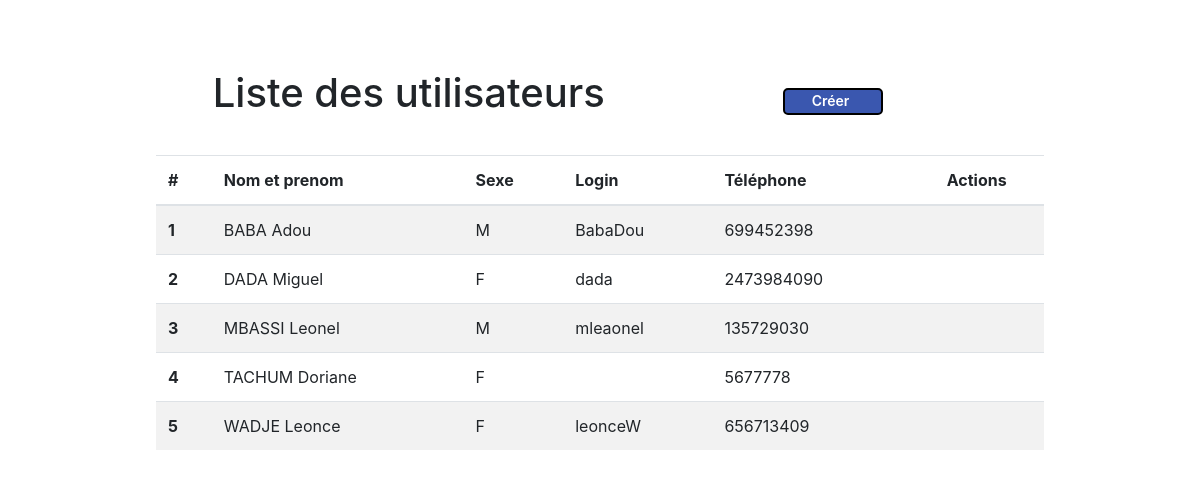
The page /tp4/index.php on the database its author committed.
### tables this page shows
CREATE TABLE IF NOT EXISTS `utilisateur` (
  `nom` varchar(30) NOT NULL,
  `prenom` varchar(30) DEFAULT NULL,
  `datenais` varchar(30) DEFAULT NULL,
  `email` varchar(30) DEFAULT NULL,
  `telephone` varchar(30) DEFAULT NULL,
  `pays` varchar(30) DEFAULT NULL,
  `sexe` varchar(30) DEFAULT NULL,
  `login` varchar(30) DEFAULT NULL,
  `mp` varchar(30) DEFAULT NULL,
  PRIMARY KEY (`nom`)
);

### tp4/index.php (the view, shortened to what this page needs)
<!DOCTYPE html>
<html>
<head>
  <link href="https://netdna.bootstrapcdn.com/font-awesome/3.1.1/css/font-awesome.css" rel="stylesheet">
  <link href="styles1.css" type="text/css" rel="stylesheet"/>
  <link href="bootstrap.min.css" type="text/css" rel="stylesheet"/>
</head>
<body>
<div class="container">
  <p style="margin-top:20px;">&nbsp;</p>
  <div style="width:80%; margin: 0px auto;">
  <div class="row">
    <div class="col-7">
      <h1 style="padding-bottom: 30px; padding-top:15px;">Liste des utilisateurs</h1>
    </div>
    <div class="col-3">
      <br/>
      <a href="create.html" class="boutton"> Créer </a>
    </div>
    <div class="col-2">
    <br/>
    </div>
  </div>
  <table class="table table-striped"  >
  <thead>
    <tr>
      <th scope="col-1">#</th>
      <th scope="col-4">Nom et prenom</th>
      <th scope="col-1">Sexe</th>
      <th scope="col-2">Login</th>
      <th scope="col-1">Téléphone</th>
      <th scope="col-1" style="text-align:center;">Actions</th>
    </tr>
  </thead>
  <tbody>
  <?php
    include('dbconnection.php');
    $ret=mysqli_query($con,"select * from utilisateur");
    $cnt=1;
    $row=mysqli_num_rows($ret);
    if($row>0){
    while ($row=mysqli_fetch_array($ret)) {
  ?>
    <tr>
      <th scope="row"><?php echo $cnt;?></th>
      <td><?php  echo $row['nom'];?> <?php  echo $row['prenom'];?></td>
      <td><?php  echo $row['sexe']=='Masculin' ? 'M' : 'F'; ?></td>
      <td><?php  echo $row['login'];?></td>
      <td><?php  echo $row['telephone'];?></td>
      <td style="text-align:center;">
      </td>
    </tr>
    <?php
      $cnt=$cnt+1;
      } } else {?>
    <?php } ?>
  </tbody>
</table>
</div>
</body>
</html>

### tp4/styles1.css (style rules this page uses)
body, div, dl, dt, dd, ul, ol, li, h1, h2, h3, h4, h5, h6, pre, form, fieldset, input, textarea, p, blockquote, th, td { padding:0; margin:0; }
body, input, textarea, select { font-family: 'Open Sans', sans-serif; font-size: 16px; color: #4c4c4c; }
p { font-size: 12px; width: 150px; display: inline-block; margin-left: 18px; }
h1 { font-size: 32px; font-weight: 300; color: #4c4c4c; text-align: center; padding-top: 10px; margin-bottom: 10px; }
html { background-color: #ffffff; }
a.boutton, button.boutton { font-size: 14px; font-weight: 600; color: white; margin: 10px 8px 20px 0px; display: inline-block; float: right; text-decoration: none; width: 100px; height: 27px; -webkit-border-radius: 5px; -moz-border-radius: 5px; border-radius: 5px; background-color: #3a57af; transition: all 0.1s linear 0s; top: 0px; position: relative; }
a.boutton { padding: 0px 25px 0px 20px; text-align: center; border: 2px solid black; }

### rows shown on the page
utilisateur: nom "BABA", prenom "Adou", sexe "M", login "BabaDou", telephone "699452398"
utilisateur: nom "DADA", prenom "Miguel", sexe "F", login "dada", telephone "2473984090"
utilisateur: nom "MBASSI", prenom "Leonel", sexe "M", login "mleaonel", telephone "135729030"
utilisateur: nom "TACHUM", prenom "Doriane", sexe "F", telephone "5677778"
utilisateur: nom "WADJE", prenom "Leonce", sexe "F", login "leonceW", telephone "656713409"
